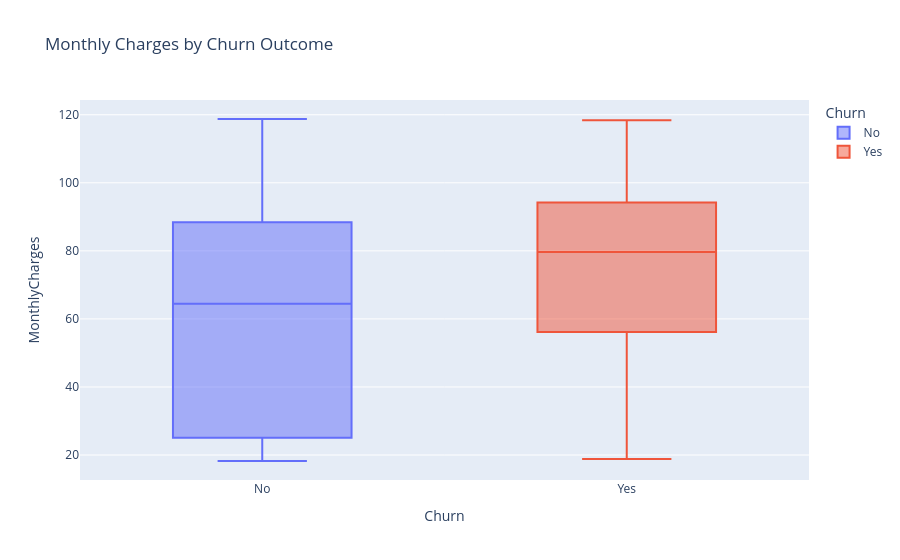

Notebook code for this chart:
### Markdown cell above
### Visualization Interpretation - Tenure vs Churn

Observation: churned customers are concentrated at much lower tenure; median tenure is 10 months for churned customers and 38 months for retained customers.

Business interpretation: the first year is a critical retention window.

Engineering implication: tenure should remain available both as a raw numeric feature and as lifecycle-stage features.

takeaway: median is important here because high-tenure churners pull the mean upward.

### Code cell
fig = px.box(df, x="Churn", y="MonthlyCharges", color="Churn", title="Monthly Charges by Churn Outcome")
fig.show()

### Figure 1 — Plotly figure (JSON) as saved in the notebook; plotly's stock layout.template omitted (floating-point values rounded to 4 significant figures; data arrays with more than 128 entries replaced by an {"elided": "..."} marker saying what was removed)
{"data": [{"alignmentgroup": "True", "hovertemplate": "Churn=%{x}<br>MonthlyCharges=%{y}<extra></extra>", "legendgroup": "No", "marker": {"color": "#636efa"}, "name": "No", "notched": false, "offsetgroup": "No", "orientation": "v", "showlegend": true, "type": "box", "x": {"elided": "5174 str values"}, "x0": " ", "xaxis": "x", "y": {"elided": "5174 float values"}, "y0": " ", "yaxis": "y"}, {"alignmentgroup": "True", "hovertemplate": "Churn=%{x}<br>MonthlyCharges=%{y}<extra></extra>", "legendgroup": "Yes", "marker": {"color": "#EF553B"}, "name": "Yes", "notched": false, "offsetgroup": "Yes", "orientation": "v", "showlegend": true, "type": "box", "x": {"elided": "1869 str values"}, "x0": " ", "xaxis": "x", "y": {"elided": "1869 float values"}, "y0": " ", "yaxis": "y"}], "layout": {"boxmode": "overlay", "legend": {"title": {"text": "Churn"}, "tracegroupgap": 0}, "title": {"text": "Monthly Charges by Churn Outcome"}, "xaxis": {"anchor": "y", "categoryarray": ["No", "Yes"], "categoryorder": "array", "domain": [0, 1], "title": {"text": "Churn"}}, "yaxis": {"anchor": "x", "domain": [0, 1], "title": {"text": "MonthlyCharges"}}}}
